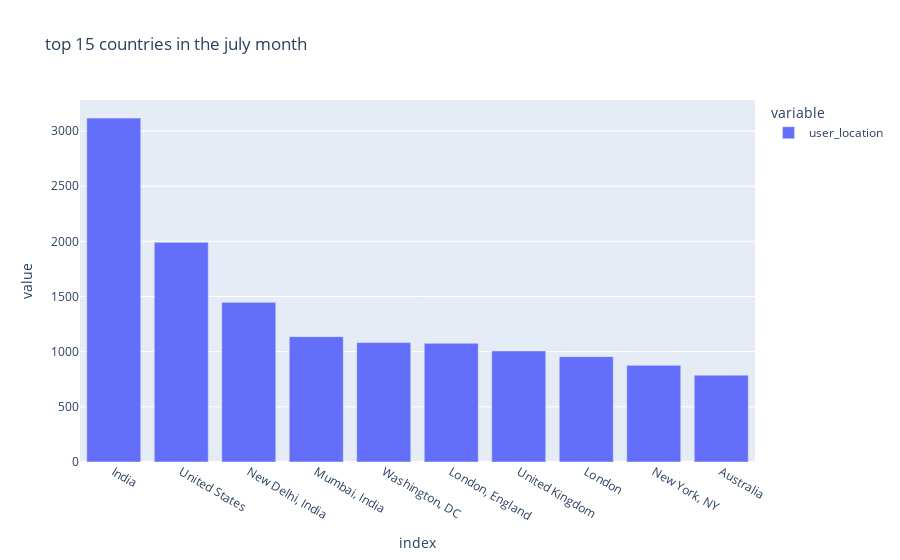

The notebook cell this image was saved under:
### Code cell
import plotly.express as px
fig = px.bar(total_data[0:10],title="top 15 countries in the july month")
fig.show()

### Figure 1 — Plotly figure (JSON) as saved in the notebook; plotly's stock layout.template omitted (floating-point values rounded to 4 significant figures)
{"data": [{"alignmentgroup": "True", "hovertemplate": "variable=user_location<br>index=%{x}<br>value=%{y}<extra></extra>", "legendgroup": "user_location", "marker": {"color": "#636efa"}, "name": "user_location", "offsetgroup": "user_location", "orientation": "v", "showlegend": true, "textposition": "auto", "type": "bar", "x": ["India", "United States", "New Delhi, India", "Mumbai, India", "Washington, DC", "London, England", "United Kingdom", "London", "New York, NY", "Australia"], "xaxis": "x", "y": [3117, 1991, 1447, 1136, 1082, 1076, 1007, 955, 876, 787], "yaxis": "y"}], "layout": {"barmode": "relative", "legend": {"title": {"text": "variable"}, "tracegroupgap": 0}, "title": {"text": "top 15 countries in the july month"}, "xaxis": {"anchor": "y", "domain": [0, 1], "title": {"text": "index"}}, "yaxis": {"anchor": "x", "domain": [0, 1], "title": {"text": "value"}}}}
